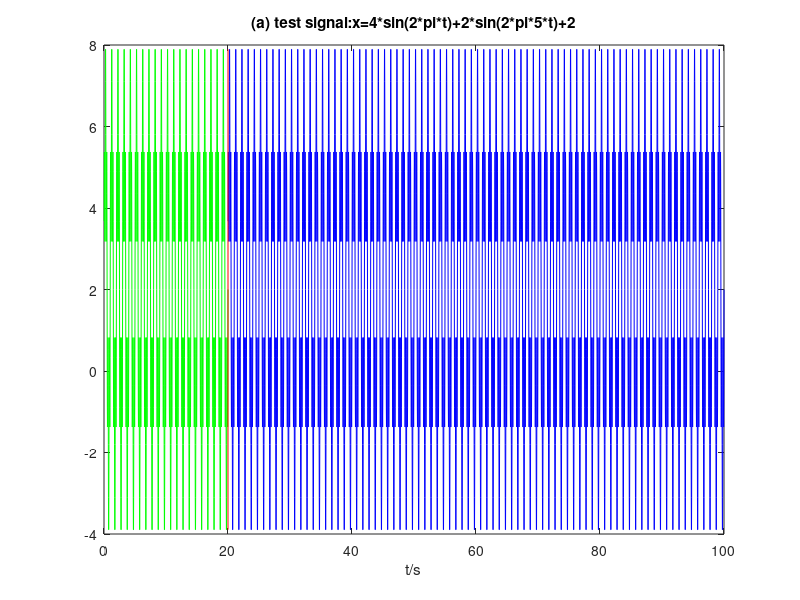
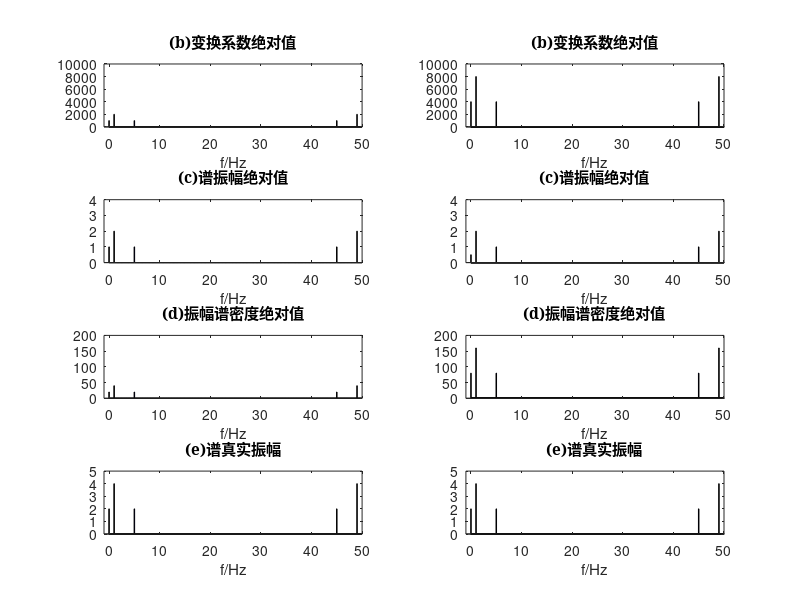

Source code (MATLAB) for these figures, in order: (Note: this script raises an error after producing the figures.)
%M02_06_fft_abs.m计算时间序列的DFT绝对值、
%按时间窗归一化的傅里叶谱振幅绝对值、
%傅里叶振幅谱密度绝对值
%傅里叶谱的真振幅

clearvars
%--使用持续的周期信号x(t)=3*sin(2*pi*t)+1.5*sin(2*pi*5*t)+2--------------------
inv         = 0.02;                             %采样频率
shoLen      = 1000;                             %短数据长度
shoSeq      = inv*(1:shoLen);
shoDat      = 4*sin(2*pi*shoSeq)+2*sin(2*pi*5*shoSeq)+2;   %???为什么不使用3*sin(2*pi*t)+1.5*sin(2*pi*5*t)+2???
lonLen      = 4000;                             %长数据长度
lonSeq      = inv*(1:lonLen);
lonDat      = 4*sin(2*pi*lonSeq)+2*sin(2*pi*5*lonSeq)+2;
%--绘制生成波形-------------------------
figure
%???按书中说前1000个点，后面4000个点，（1000+4000）× 0.02=100s，不应该是80s的时间长,第二章P20???

%长80s绘图
% plot(lonSeq(1:lonLen),lonDat(1:lonLen),'b')
% hold on
% plot(shoSeq(1:shoLen),shoDat(1:shoLen),'g')
% hold on
% plot([inv*shoLen,inv*shoLen],[max([shoDat,lonDat]),min([shoDat,lonDat])],'r')
%长100s绘图
plot(shoSeq(1:shoLen),shoDat(1:shoLen),'g')
hold on
plot(lonSeq(1:lonLen)+max(shoSeq),lonDat(1:lonLen),'b')
hold on
plot([inv*shoLen,inv*shoLen],[max([shoDat,lonDat]),min([shoDat,lonDat])],'r')
xlabel('t/s')
title('(a) test signal:x=4*sin(2*pi*t)+2*sin(2*pi*5*t)+2')

%------------------------------------
shoDf=1/(shoLen*inv);                   %???为什么横坐标这么计算???
shoF=shoDf*(1:shoLen)-shoDf;
lonDf=1/(lonLen*inv);
lonF=lonDf*(1:lonLen)-lonDf;

%--计算变换系数绝对值--------------------
shoFft=fft(shoDat);
shoDftAbs=abs(shoFft);
shoDftAbs(1)=shoDftAbs(1)/2;            %???为什么第一个值要取一半值???
lonFft=fft(lonDat);
lonDftAbs=abs(lonFft);
lonDftAbs(1)=lonDftAbs(1)/2;
%--计算谱振幅绝对值----------------------
shoFnAbs=abs(shoFft/shoLen);
shoFnAbs(1)=shoFnAbs(1)/2;              
lonFnAbs=abs(lonFft/lonLen);
lonFnAbs(1)=shoFnAbs(1)/2;
%--计算振幅谱密度绝对值-------------------
shofndAbs=abs(inv*shoFft);
shofndAbs(1)=shofndAbs(1)/2;
lonFndAbs=abs(inv*lonFft);
lonFndAbs(1)=lonFndAbs(1)/2;
%--计算谱真实振幅------------------------
shoReaAmp=2*abs(shoFft)/shoLen;
shoReaAmp(1)=shoReaAmp(1)/2;
lonReaAmp=2*abs(lonFft)/lonLen;
lonReaAmp(1)=lonReaAmp(1)/2;

%--绘制计算结果--------------------------
figure
subplot(421)
bar(shoF(1:shoLen),shoDftAbs(1:shoLen),2,'b')
axis([-1 shoDf*shoLen 0 10000])
title('(b)变换系数绝对值','FontName','SimSun')
xlabel('f/Hz')

subplot(422)
bar(lonF(1:lonLen),lonDftAbs(1:lonLen),8,'b')
axis([-1 lonDf*lonLen 0 10000])
title('(b)变换系数绝对值','FontName','SimSun')
xlabel('f/Hz')

subplot(423)
bar(shoF(1:shoLen),shoFnAbs(1:shoLen),2,'b')
axis([-1 shoDf*shoLen 0 4])
title('(c)谱振幅绝对值','FontName','SimSun')
xlabel('f/Hz')

subplot(424)
bar(lonF(1:lonLen),lonFnAbs(1:lonLen),8,'b')
axis([-1 lonDf*lonLen 0 4])
title('(c)谱振幅绝对值','FontName','SimSun')
xlabel('f/Hz')

subplot(425)
bar(shoF(1:shoLen),shofndAbs(1:shoLen),2,'b')
axis([-1 shoDf*shoLen 0 200])
title('(d)振幅谱密度绝对值','FontName','SimSun')
xlabel('f/Hz')

subplot(426)
bar(lonF(1:lonLen),lonFndAbs(1:lonLen),8,'b')
axis([-1 lonDf*lonLen 0 200])
title('(d)振幅谱密度绝对值','FontName','SimSun')
xlabel('f/Hz')

subplot(427)
bar(shoF(1:shoLen),shoReaAmp(1:shoLen),2,'b')
axis([-1 shoDf*shoLen 0 5])
title('(e)谱真实振幅','FontName','SimSun')
xlabel('f/Hz')

subplot(428)
bar(lonF(1:lonLen),lonReaAmp(1:lonLen),8,'b')
axis([-1 lonDf*lonLen 0 5])
title('(e)谱真实振幅','FontName','SimSun')
xlabel('f/Hz')

%--使用地震记录波形-----------------------------------------------------------
lonLen      = 16000;
shoLen      = 8000;
inv         = 0.02;                                %采样频率
load M02_04_dalianE1.txt;                          %读入一道波形数据
lonDat(1:lonLen)=M02_04_dalianE1(2501:lonLen+2500);
shoDat(1:shoLen)=M02_04_dalianE1(2501:shoLen+2500);
%--绘制生成波形-------------------------
figure
plot(lonSeq(1:lonLen),lonDat(1:lonLen))
xlabel('t/s')
title('(a) test signal:x=M02-04-dalianE1(2501:N+2500)')

shoSeq=inv*(1:shoLen);
shoDf=1/(shoLen*inv);
shoF=shoDf*(1:shoLen)-shoDf;
lonSeq=inv*(1:lonLen);
lonDf=1/(lonLen*inv);
lonF=lonDf*(1:lonLen)-lonDf;

%--计算变换系数绝对值--------------------
shoFft=fft(shoDat);
shoDftAbs=abs(shoFft);
shoDftAbs(1)=shoDftAbs(1)/2;
lonFft=fft(lonDat);
lonDftAbs=abs(lonFft);
lonDftAbs(1)=lonDftAbs(1)/2;
%--计算谱振幅绝对值----------------------
shoFnAbs=abs(shoFft/shoLen);
shoFnAbs(1)=shoFnAbs(1)/2;
lonFnAbs=abs(lonFft/lonLen);
lonFnAbs(1)=lonFnAbs(1)/2;
%--计算振幅谱密度绝对值-------------------
shofndAbs=abs(inv*shoFft);
shofndAbs(1)=shofndAbs(1)/2;
lonFndAbs=abs(inv*lonFft);
lonFndAbs(1)=lonFndAbs(1)/2;
%--计算谱真实振幅------------------------
shoReaAmp=2*abs(shoFft)/shoLen;
shoReaAmp(1)=shoReaAmp(1)/2;
lonReaAmp=2*abs(lonFft)/lonLen;
lonReaAmp(1)=lonReaAmp(1)/2;

%--绘制计算结果--------------------------
figure
subplot(421)
bar(shoF(1:shoLen),shoDftAbs(1:shoLen),2)
axis([-1 shoDf*shoLen 0 8000000])
title('(b)变换系数绝对值','FontName','SimSun')
xlabel('f/Hz')

subplot(422)
bar(lonF(1:lonLen),lonDftAbs(1:lonLen),2)
axis([-1 lonDf*lonLen 0 8000000])
title('(b)变换系数绝对值','FontName','SimSun')
xlabel('f/Hz')

subplot(423)
bar(shoF(1:shoLen),shoFnAbs(1:shoLen),2)
axis([-1 shoDf*shoLen 0 1200])
title('(c)谱振幅绝对值','FontName','SimSun')
xlabel('f/Hz')

subplot(424)
bar(lonF(1:lonLen),lonFnAbs(1:lonLen),2)
axis([-1 lonDf*lonLen 0 1200])
title('(c)谱振幅绝对值','FontName','SimSun')
xlabel('f/Hz')

subplot(425)
bar(shoF(1:shoLen),shofndAbs(1:shoLen),2)
axis([-1 shoDf*shoLen 0 200000])
title('(d)振幅谱密度绝对值','FontName','SimSun')
xlabel('f/Hz')

subplot(426)
bar(lonF(1:lonLen),lonFndAbs(1:lonLen),2)
axis([-1 lonDf*lonLen 0 200000])
title('(d)振幅谱密度绝对值','FontName','SimSun')
xlabel('f/Hz')

subplot(427)
bar(shoF(1:shoLen),shoReaAmp(1:shoLen),2)
axis([-1 shoDf*shoLen 0 1500])
title('(e)谱真实振幅','FontName','SimSun')
xlabel('f/Hz')

subplot(428)
bar(lonF(1:lonLen),lonReaAmp(1:lonLen),2)
axis([-1 lonDf*lonLen 0 1500])
title('(e)谱真实振幅','FontName','SimSun')
xlabel('f/Hz')
